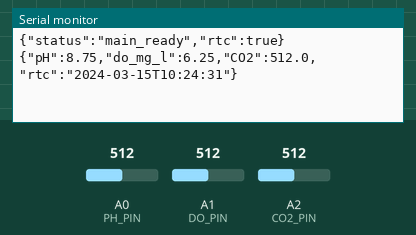
The sketch below on a simulated Arduino Uno, built with avr-gcc and run on an emulated ATmega328P. Shown: the last lines printed to the serial monitor. The test bench sets the inputs (shaded band); at power-on: A0 (PH_PIN) = 512, A1 (DO_PIN) = 512, A2 (CO2_PIN) = 512. The local clock reads 2024-03-15 10:24:30 at power-on unless the sketch sets it.

Above: at 1.2 s.
1.3 s: A0 (PH_PIN) set to 716
At 2.6 s:
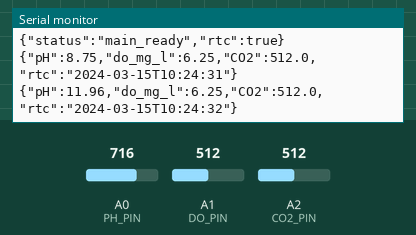
2.8 s: A1 (DO_PIN) set to 716
At 3.4 s:
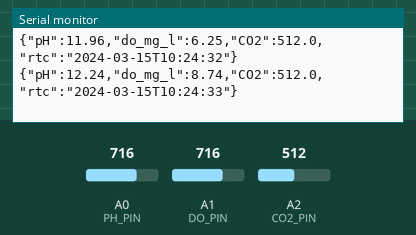
4.3 s: A2 (CO2_PIN) set to 716
At 5.6 s:
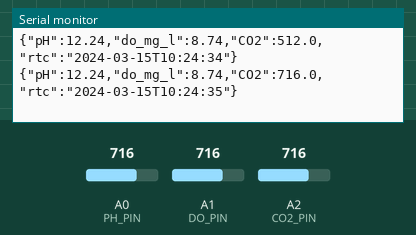
5.8 s: A0 (PH_PIN) set to 900
At 6.8 s:
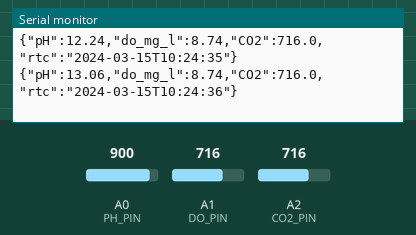
7.3 s: A1 (DO_PIN) set to 900
At 8.4 s:
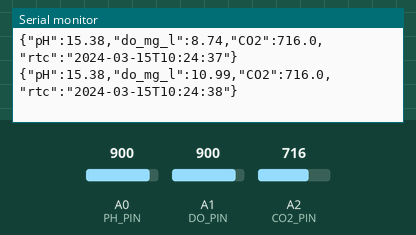
8.8 s: A2 (CO2_PIN) set to 900
At 9.8 s:
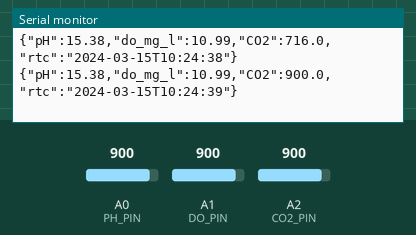
Timing chart, 0 to 11.3 s (numbered marks = the images above; inputs shaded):
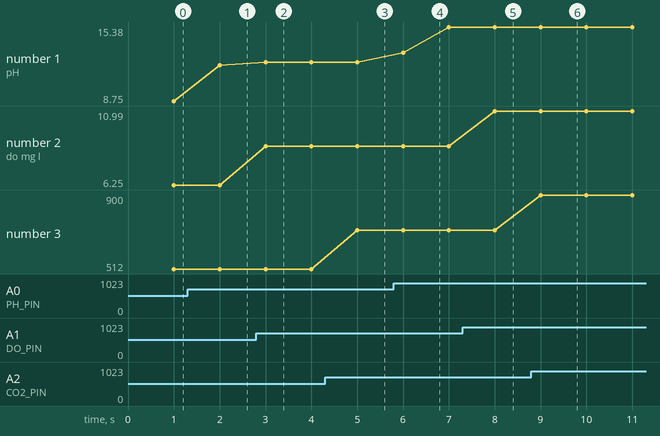

Measured:
- after the input at 1.3 s, the serial monitor: prints a new line after 0.70 s (image 1)
- after the input at 2.8 s, the serial monitor: prints a new line after 0.20 s (image 2)
- after the input at 4.3 s, the serial monitor: prints a new line after 0.70 s (image 3)
- after the input at 5.8 s, the serial monitor: prints a new line after 0.20 s (image 4)
- after the input at 7.3 s, the serial monitor: prints a new line after 0.70 s (image 5)
- after the input at 8.8 s, the serial monitor: prints a new line after 0.20 s (image 6)
- plotted number 1: 8.75 → 11.96 after the input at 1.3 s, 12.24 → 15.38 after the input at 5.8 s
- plotted number 2: 6.25 → 8.74 after the input at 2.8 s, 8.74 → 10.99 after the input at 7.3 s

The sketch:

main_sensors.ino
```cpp
// =============================================================================
// Main Arduino: pH Sensor (A0), DO Sensor (A1), CO2 Sensor (A2), RTC Module
// Temperature comes from Secondary Arduino
// =============================================================================

#include <Wire.h>
#include "RTClib.h"

// --- pH config ---
#define PH_ARRAY_LEN 40
#define PH_SAMPLING_INTERVAL_MS 20
#define PH_PRINT_INTERVAL_MS 1000
float PH_OFFSET = 0.00f;  // <-- adjust after calibration
const int PH_PIN = A0;

// --- DO sensor config ---
const int DO_PIN = A1;
const bool DO_ENABLE_LINEAR = true;
float DO_SLOPE = 0.0025f;
float DO_INTERCEPT = 0.0f;

// --- CO2 sensor config ---
const int CO2_PIN = A2;

// --- ADC / Vref assumptions ---
const float VREF_MV = 5000.0f;
const float ADC_RES = 1024.0f;

// pH averaging
int   phArray[PH_ARRAY_LEN];
int   phIdx = 0;
unsigned long phSampleAt = 0;
unsigned long lastPrintAt = 0;

// RTC
RTC_DS1307 RTC;
bool rtcAvailable = false;

double avgArray_dropMinMax(int* arr, int n) {
  if (n <= 0) return 0.0;
  if (n < 5) {
    long sum = 0;
    for (int i = 0; i < n; i++) sum += arr[i];
    return (double)sum / n;
  }
  int minV = arr[0], maxV = arr[1];
  if (minV > maxV) { int t = minV; minV = maxV; maxV = t; }
  long sum = 0;
  for (int i = 2; i < n; i++) {
    int v = arr[i];
    if (v < minV) { sum += minV; minV = v; }
    else if (v > maxV) { sum += maxV; maxV = v; }
    else { sum += v; }
  }
  return (double)sum / (n - 2);
}

void setup() {
  Serial.begin(9600);
  Wire.begin();

  if (RTC.begin()) {
    rtcAvailable = true;
    if (!RTC.isrunning()) {
      RTC.adjust(DateTime(__DATE__, __TIME__));
    }
  }

  int seed = analogRead(PH_PIN);
  for (int i = 0; i < PH_ARRAY_LEN; i++) phArray[i] = seed;
  phSampleAt = millis();
  lastPrintAt = millis();

  Serial.println("{\"status\":\"main_ready\",\"rtc\":" + String(rtcAvailable ? "true" : "false") + "}");
}

void loop() {
  unsigned long now = millis();

  // ph sampling
  if (now - phSampleAt >= PH_SAMPLING_INTERVAL_MS) {
    phArray[phIdx++] = analogRead(PH_PIN);
    if (phIdx == PH_ARRAY_LEN) phIdx = 0;
    phSampleAt = now;
  }

  // print once per second
  if (now - lastPrintAt >= PH_PRINT_INTERVAL_MS) {
    lastPrintAt = now;

    double phAdcAvg = avgArray_dropMinMax(phArray, PH_ARRAY_LEN);
    double phVolt   = phAdcAvg * (5.0 / ADC_RES);
    double pH       = 3.5 * phVolt + PH_OFFSET;

    uint16_t doRaw  = analogRead(DO_PIN);
    double   do_mV  = (doRaw * VREF_MV) / ADC_RES;
    double   do_mgL = DO_ENABLE_LINEAR ? (DO_SLOPE * do_mV + DO_INTERCEPT) : -1.0;

    // CO2 reading (Simple analog estimation - replace with specific formula if known)
    uint16_t co2Raw = analogRead(CO2_PIN);
    double co2Ppm = (double)co2Raw; // placeholder, adjust per sensor spec

    Serial.print("{\"pH\":");
    Serial.print(pH, 2);
    Serial.print(",\"do_mg_l\":");
    Serial.print(do_mgL, 2);
    Serial.print(",\"CO2\":");
    Serial.print(co2Ppm, 1);

    if (rtcAvailable) {
      DateTime rtcNow = RTC.now();
      Serial.print(",\"rtc\":\"");
      Serial.print(rtcNow.year()); Serial.print("-");
      if (rtcNow.month() < 10) Serial.print("0"); Serial.print(rtcNow.month()); Serial.print("-");
      if (rtcNow.day() < 10) Serial.print("0"); Serial.print(rtcNow.day()); Serial.print("T");
      if (rtcNow.hour() < 10) Serial.print("0"); Serial.print(rtcNow.hour()); Serial.print(":");
      if (rtcNow.minute() < 10) Serial.print("0"); Serial.print(rtcNow.minute()); Serial.print(":");
      if (rtcNow.second() < 10) Serial.print("0"); Serial.print(rtcNow.second()); Serial.print("\"");
    }
    Serial.println("}");
  }
}
```
